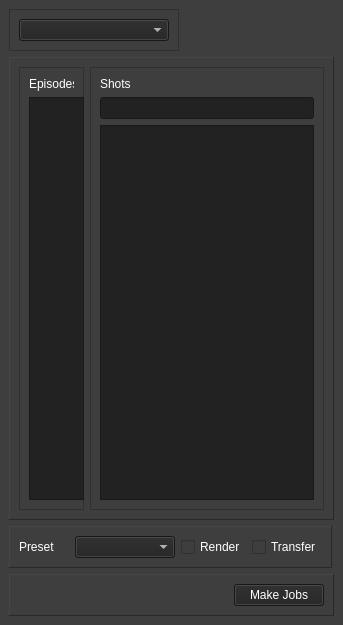
<?xml version="1.0" encoding="UTF-8"?>
<ui version="4.0">
 <class>Form</class>
 <widget class="QWidget" name="Form">
  <property name="geometry">
   <rect>
    <x>0</x>
    <y>0</y>
    <width>343</width>
    <height>625</height>
   </rect>
  </property>
  <property name="windowTitle">
   <string>Form</string>
  </property>
  <property name="autoFillBackground">
   <bool>false</bool>
  </property>
  <property name="styleSheet">
   <string notr="true">background-color: rgb(62, 62, 62);</string>
  </property>
  <layout class="QHBoxLayout" name="horizontalLayout_2">
   <property name="leftMargin">
    <number>0</number>
   </property>
   <property name="topMargin">
    <number>0</number>
   </property>
   <property name="rightMargin">
    <number>0</number>
   </property>
   <property name="bottomMargin">
    <number>0</number>
   </property>
   <item>
    <widget class="QFrame" name="frame">
     <property name="sizePolicy">
      <sizepolicy hsizetype="Expanding" vsizetype="Preferred">
       <horstretch>0</horstretch>
       <verstretch>0</verstretch>
      </sizepolicy>
     </property>
     <property name="layoutDirection">
      <enum>Qt::LeftToRight</enum>
     </property>
     <property name="autoFillBackground">
      <bool>false</bool>
     </property>
     <property name="frameShape">
      <enum>QFrame::NoFrame</enum>
     </property>
     <property name="frameShadow">
      <enum>QFrame::Raised</enum>
     </property>
     <property name="lineWidth">
      <number>0</number>
     </property>
     <layout class="QVBoxLayout" name="verticalLayout">
      <item>
       <widget class="QFrame" name="frame_7">
        <property name="sizePolicy">
         <sizepolicy hsizetype="Maximum" vsizetype="Preferred">
          <horstretch>0</horstretch>
          <verstretch>0</verstretch>
         </sizepolicy>
        </property>
        <property name="minimumSize">
         <size>
          <width>0</width>
          <height>0</height>
         </size>
        </property>
        <property name="frameShape">
         <enum>QFrame::StyledPanel</enum>
        </property>
        <property name="frameShadow">
         <enum>QFrame::Raised</enum>
        </property>
        <layout class="QHBoxLayout" name="horizontalLayout_6">
         <property name="leftMargin">
          <number>9</number>
         </property>
         <item>
          <widget class="QComboBox" name="project_comboBox">
           <property name="sizePolicy">
            <sizepolicy hsizetype="Fixed" vsizetype="Fixed">
             <horstretch>0</horstretch>
             <verstretch>0</verstretch>
            </sizepolicy>
           </property>
           <property name="minimumSize">
            <size>
             <width>150</width>
             <height>0</height>
            </size>
           </property>
           <property name="styleSheet">
            <string notr="true">color: rgb(255, 255, 255);
background-color: rgb(34, 34, 34);</string>
           </property>
          </widget>
         </item>
        </layout>
       </widget>
      </item>
      <item>
       <widget class="QFrame" name="frame_3">
        <property name="frameShape">
         <enum>QFrame::Panel</enum>
        </property>
        <property name="frameShadow">
         <enum>QFrame::Raised</enum>
        </property>
        <property name="lineWidth">
         <number>1</number>
        </property>
        <layout class="QHBoxLayout" name="horizontalLayout">
         <item>
          <widget class="QFrame" name="frame_4">
           <property name="enabled">
            <bool>true</bool>
           </property>
           <property name="sizePolicy">
            <sizepolicy hsizetype="Fixed" vsizetype="Expanding">
             <horstretch>0</horstretch>
             <verstretch>0</verstretch>
            </sizepolicy>
           </property>
           <property name="minimumSize">
            <size>
             <width>65</width>
             <height>0</height>
            </size>
           </property>
           <property name="maximumSize">
            <size>
             <width>65</width>
             <height>16777215</height>
            </size>
           </property>
           <property name="frameShape">
            <enum>QFrame::StyledPanel</enum>
           </property>
           <property name="frameShadow">
            <enum>QFrame::Raised</enum>
           </property>
           <layout class="QVBoxLayout" name="verticalLayout_2">
            <item>
             <widget class="QLabel" name="label_3">
              <property name="styleSheet">
               <string notr="true">color: rgb(255, 255, 255);</string>
              </property>
              <property name="text">
               <string>Episodes</string>
              </property>
             </widget>
            </item>
            <item>
             <widget class="QListWidget" name="episode_list_widget">
              <property name="sizePolicy">
               <sizepolicy hsizetype="Fixed" vsizetype="Expanding">
                <horstretch>0</horstretch>
                <verstretch>0</verstretch>
               </sizepolicy>
              </property>
              <property name="minimumSize">
               <size>
                <width>55</width>
                <height>0</height>
               </size>
              </property>
              <property name="maximumSize">
               <size>
                <width>55</width>
                <height>16777215</height>
               </size>
              </property>
              <property name="styleSheet">
               <string notr="true">color: rgb(255, 255, 255);
background-color: rgb(34, 34, 34);</string>
              </property>
             </widget>
            </item>
           </layout>
          </widget>
         </item>
         <item>
          <widget class="QFrame" name="frame_5">
           <property name="enabled">
            <bool>true</bool>
           </property>
           <property name="sizePolicy">
            <sizepolicy hsizetype="Preferred" vsizetype="Expanding">
             <horstretch>0</horstretch>
             <verstretch>0</verstretch>
            </sizepolicy>
           </property>
           <property name="minimumSize">
            <size>
             <width>100</width>
             <height>0</height>
            </size>
           </property>
           <property name="maximumSize">
            <size>
             <width>1000</width>
             <height>16777215</height>
            </size>
           </property>
           <property name="frameShape">
            <enum>QFrame::StyledPanel</enum>
           </property>
           <property name="frameShadow">
            <enum>QFrame::Raised</enum>
           </property>
           <layout class="QVBoxLayout" name="verticalLayout_3">
            <item>
             <widget class="QLabel" name="label">
              <property name="styleSheet">
               <string notr="true">color: rgb(255, 255, 255);</string>
              </property>
              <property name="text">
               <string>Shots</string>
              </property>
             </widget>
            </item>
            <item>
             <widget class="QLineEdit" name="asset_filter">
              <property name="enabled">
               <bool>false</bool>
              </property>
              <property name="styleSheet">
               <string notr="true">color: rgb(255, 255, 255);
background-color: rgb(34, 34, 34);</string>
              </property>
             </widget>
            </item>
            <item>
             <widget class="QListWidget" name="list_shots">
              <property name="styleSheet">
               <string notr="true">color: rgb(255, 255, 255);
background-color: rgb(34, 34, 34);</string>
              </property>
             </widget>
            </item>
           </layout>
          </widget>
         </item>
        </layout>
       </widget>
      </item>
      <item>
       <widget class="QFrame" name="frame_8">
        <property name="sizePolicy">
         <sizepolicy hsizetype="Maximum" vsizetype="Preferred">
          <horstretch>0</horstretch>
          <verstretch>0</verstretch>
         </sizepolicy>
        </property>
        <property name="frameShape">
         <enum>QFrame::Panel</enum>
        </property>
        <property name="frameShadow">
         <enum>QFrame::Raised</enum>
        </property>
        <property name="lineWidth">
         <number>1</number>
        </property>
        <property name="midLineWidth">
         <number>0</number>
        </property>
        <layout class="QHBoxLayout" name="horizontalLayout_4">
         <item>
          <widget class="QLabel" name="label_2">
           <property name="sizePolicy">
            <sizepolicy hsizetype="Preferred" vsizetype="Preferred">
             <horstretch>0</horstretch>
             <verstretch>0</verstretch>
            </sizepolicy>
           </property>
           <property name="minimumSize">
            <size>
             <width>50</width>
             <height>0</height>
            </size>
           </property>
           <property name="styleSheet">
            <string notr="true">color: rgb(255, 255, 255);</string>
           </property>
           <property name="text">
            <string>Preset</string>
           </property>
          </widget>
         </item>
         <item>
          <widget class="QComboBox" name="preset_comboBox">
           <property name="sizePolicy">
            <sizepolicy hsizetype="Fixed" vsizetype="Fixed">
             <horstretch>0</horstretch>
             <verstretch>0</verstretch>
            </sizepolicy>
           </property>
           <property name="minimumSize">
            <size>
             <width>100</width>
             <height>0</height>
            </size>
           </property>
           <property name="styleSheet">
            <string notr="true">color: rgb(255, 255, 255);
background-color: rgb(34, 34, 34);</string>
           </property>
          </widget>
         </item>
         <item>
          <widget class="QCheckBox" name="render_checkBox">
           <property name="styleSheet">
            <string notr="true">color: rgb(255, 255, 255);</string>
           </property>
           <property name="text">
            <string>Render</string>
           </property>
          </widget>
         </item>
         <item>
          <widget class="QCheckBox" name="transfer_checkBox">
           <property name="styleSheet">
            <string notr="true">color: rgb(255, 255, 255);
</string>
           </property>
           <property name="text">
            <string>Transfer</string>
           </property>
          </widget>
         </item>
        </layout>
       </widget>
      </item>
      <item>
       <widget class="QFrame" name="frame_6">
        <property name="frameShape">
         <enum>QFrame::Panel</enum>
        </property>
        <property name="frameShadow">
         <enum>QFrame::Raised</enum>
        </property>
        <property name="lineWidth">
         <number>1</number>
        </property>
        <property name="midLineWidth">
         <number>0</number>
        </property>
        <layout class="QHBoxLayout" name="horizontalLayout_3">
         <item>
          <spacer name="horizontalSpacer">
           <property name="orientation">
            <enum>Qt::Horizontal</enum>
           </property>
           <property name="sizeHint" stdset="0">
            <size>
             <width>40</width>
             <height>20</height>
            </size>
           </property>
          </spacer>
         </item>
         <item>
          <widget class="QPushButton" name="makeJobsButton">
           <property name="minimumSize">
            <size>
             <width>90</width>
             <height>0</height>
            </size>
           </property>
           <property name="styleSheet">
            <string notr="true">color: rgb(255, 255, 255);
background-color: rgb(34, 34, 34);</string>
           </property>
           <property name="text">
            <string>Make Jobs</string>
           </property>
          </widget>
         </item>
        </layout>
       </widget>
      </item>
     </layout>
    </widget>
   </item>
  </layout>
 </widget>
 <resources/>
 <connections/>
</ui>
